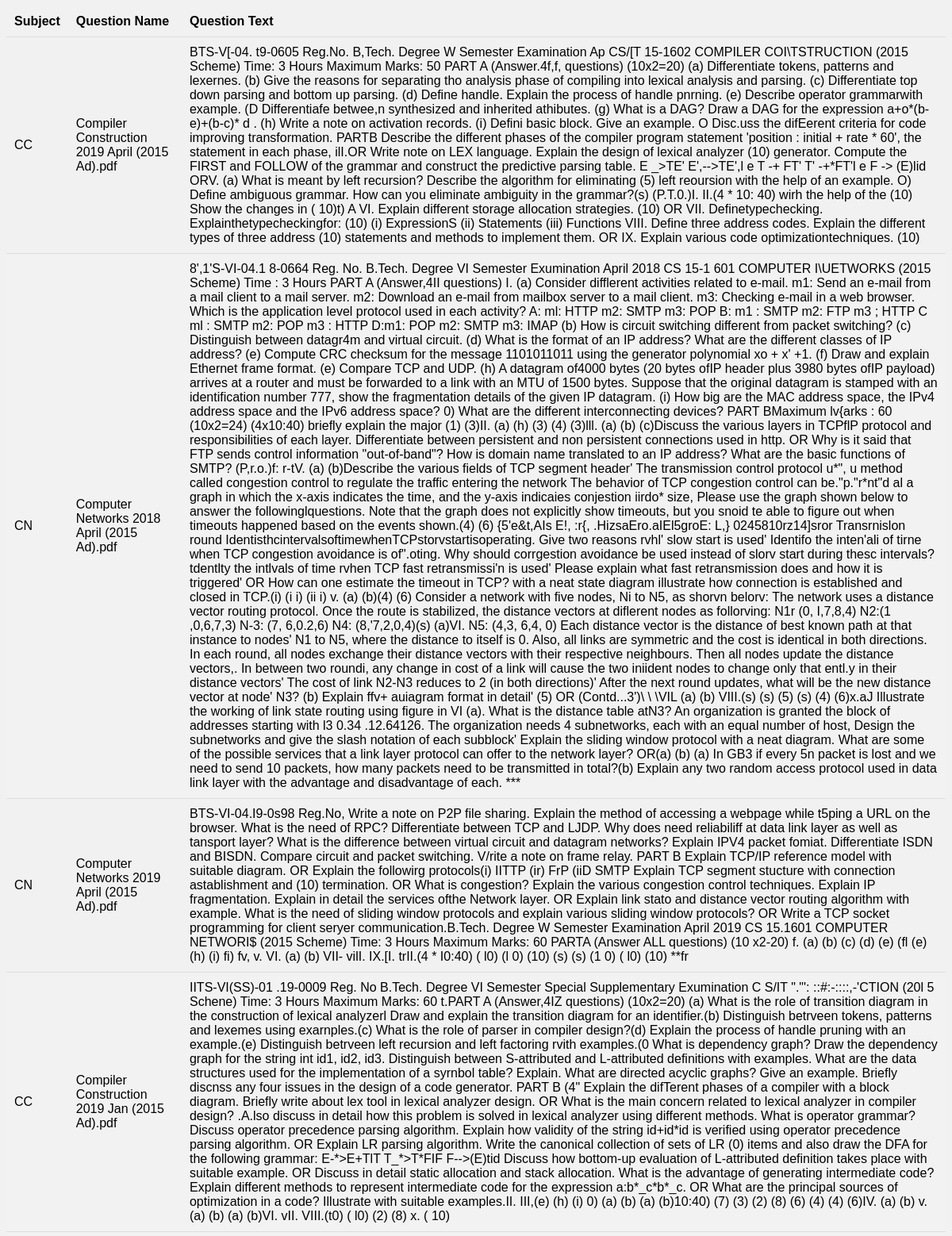
Page /qpapers (upper part) on the committed database.
### tables this page shows
CREATE TABLE qpapers (
                    subject TEXT,
                    qname TEXT,
                    qtext TEXT
                );

### app.py (the view)
@app.route('/qpapers')
def display_qpapers():
    conn = sqlite3.connect('QPAdatabase.db')
    cursor = conn.cursor()
    cursor.execute("SELECT * FROM qpapers")
    rows = cursor.fetchall()
    conn.close()
    return render_template('qpapers.html', rows=rows)

### templates/qpapers.html (shortened to what this page needs)
<!DOCTYPE html>
<html>
<head>
</head>
<body>
  <table>
    <thead>
      <tr>
        <th>Subject</th>
        <th>Question Name</th>
        <th>Question Text</th>
      </tr>
    </thead>
    <tbody>
      {% for row in rows %}
      <tr>
        <td>{{ row[0] }}</td>
        <td>{{ row[1] }}</td>
        <td>{{ row[2] }}</td>
      </tr>
      {% endfor %}
    </tbody>
  </table>
</body>

### templates/qpapers.html (style rules this page uses)
body { font-family: Arial, sans-serif; background-color: #f1f1f1; }
table { width: 100%; border-collapse: collapse; margin-bottom: 20px; }
th, td { padding: 10px; text-align: left; border-bottom: 1px solid #ddd; }
tr:nth-child(even) { background-color: #f2f2f2; }

### rows in the picture
qpapers: subject "CC", qname "Compiler Construction 2019 April (2015 Ad).pdf", qtext "BTS-V[-04. t9-0605 Reg.No. B,Tech. Degree W Semester Examination Ap CS/[T 15-1602 COMPILER COI\\TSTRUCTION (2015 Scheme) Time: 3 Hours Maximum Marks: 50 PART A (Answer.4f,f, questions) (10x2=20) (a) Differentiate tokens, patterns and lexernes. (b) Give the reasons for separating tho analysis phase of compiling into lexical analysis and parsing. (c) Differentiate top down parsing and bottom up parsing. (d) Define handle. Explain the process of handle pnrning. (e) Describe operator grammarwith example. (D Differentiafe betwee,n synthesized and inherited athibutes. (g) What is a DAG? Draw a DAG for the expression a+o*(b-e)+(b-c)* d . (h) Write a note on activation records. (i) Defini basic…"
qpapers: subject "CN", qname "Computer Networks 2018 April (2015 Ad).pdf", qtext "8',1'S-VI-04.1 8-0664 Reg. No. B.Tech. Degree VI Semester Exumination April 2018 CS 15-1 601 COMPUTER I\\UETWORKS (2015 Scheme) Time : 3 Hours PART A (Answer,4II questions) I. (a) Consider difflerent activities related to e-mail. m1: Send an e-mail from a mail client to a mail server. m2: Download an e-mail from mailbox server to a mail client. m3: Checking e-mail in a web browser. Which is the application level protocol used in each activity? A: ml: HTTP m2: SMTP m3: POP B: m1 : SMTP m2: FTP m3 ; HTTP C ml : SMTP m2: POP m3 : HTTP D:m1: POP m2: SMTP m3: IMAP (b) How is circuit switching different from packet switching? (c) Distinguish between datagr4m and virtual circuit. (d) What is the…"
qpapers: subject "CN", qname "Computer Networks 2019 April (2015 Ad).pdf", qtext "BTS-VI-04.I9-0s98 Reg.No, Write a note on P2P file sharing. Explain the method of accessing a webpage while t5ping a URL on the browser. What is the need of RPC? Differentiate between TCP and LJDP. Why does need reliabiliff at data link layer as well as tansport layer? What is the difference between virtual circuit and datagram networks? Explain IPV4 packet fomiat. Differentiate ISDN and BISDN. Compare circuit and packet switching. V/rite a note on frame relay. PART B Explain TCP/IP reference model with suitable diagram. OR Explain the followirg protocols(i) IITTP (ir) FrP (iiD SMTP Explain TCP segment stucture with connection astablishment and (10) termination. OR What is congestion?…"
qpapers: subject "CC", qname "Compiler Construction 2019 Jan (2015 Ad).pdf", qtext "IITS-VI(SS)-01 .19-0009 Reg. No B.Tech. Degree VI Semester Special Supplementary Exumination C S/IT \".\"': ::#:-::::,-'CTION (20l 5 Schene) Time: 3 Hours Maximum Marks: 60 t.PART A (Answer,4IZ questions) (10x2=20) (a) What is the role of transition diagram in the construction of lexical analyzerl Draw and explain the transition diagram for an identifier.(b) Distinguish betrveen tokens, patterns and lexemes using exarnples.(c) What is the role of parser in compiler design?(d) Explain the process of handle pruning with an example.(e) Distinguish betrveen left recursion and left factoring rvith examples.(0 What is dependency graph? Draw the dependency graph for the string int id1, id2, id3.…"
